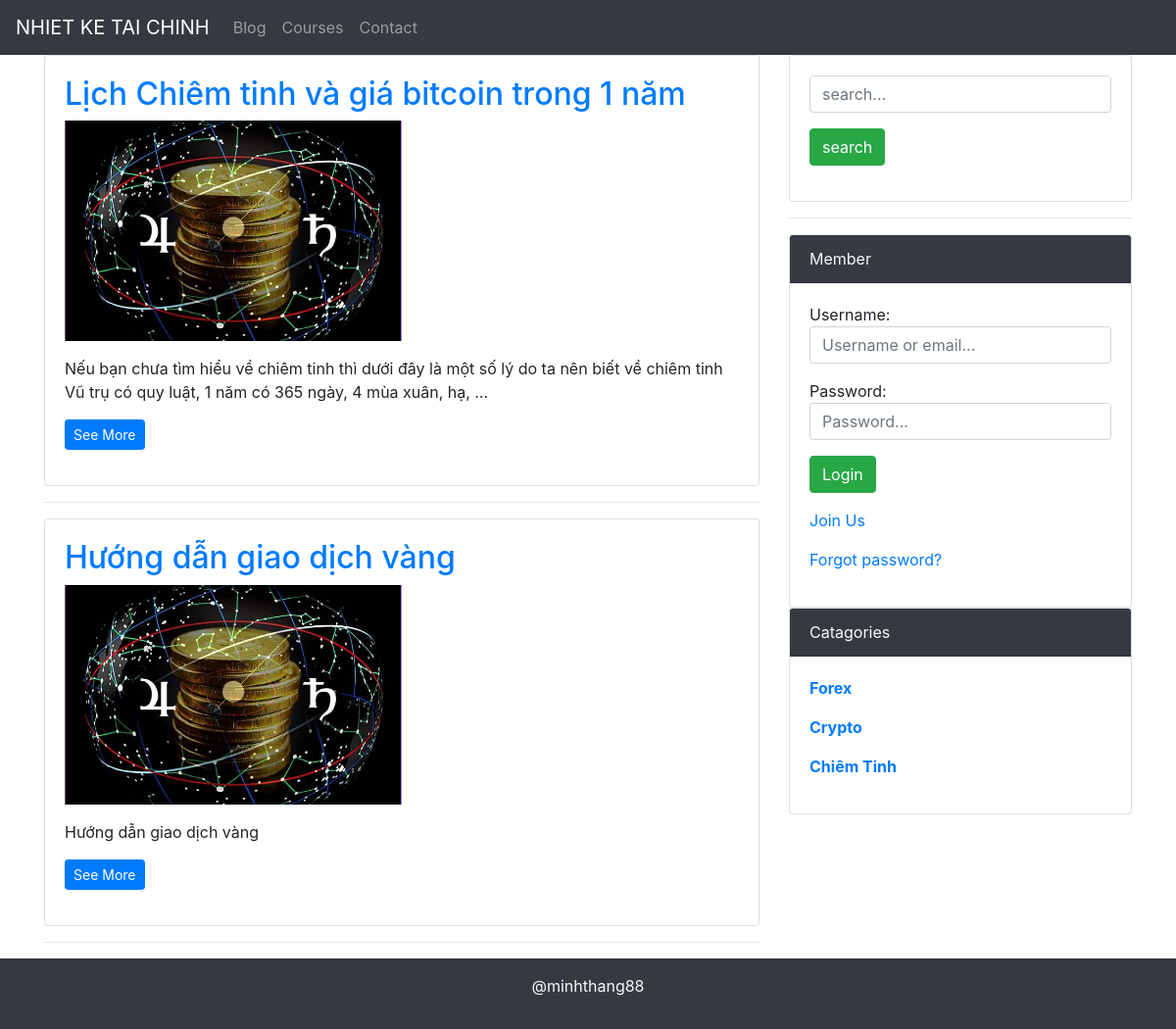
The app's page /category/forex with its own data.
### blog/models.py (models this page shows, shortened)
class PostModel(models.Model):
    title = models.CharField(max_length=255)
    category = models.ForeignKey(Category, on_delete=models.CASCADE, blank=True, null=True)
    image = models.FileField(blank=True, null=True)
    body = models.TextField()
    likes = models.ManyToManyField(User)
    slug = models.SlugField(blank=True, null=True)
    created_at = models.DateTimeField(auto_now_add=True)

class Category(models.Model):
    name = models.CharField(max_length=255)
    slug = models.SlugField(unique=True, blank=True, null=True)
    created_at = models.DateTimeField(auto_now_add=True)

### blog/views.py (the view)
# urls.py: path('category/<slug:slug>', PostByCategory.as_view(), name='post_category'),
class PostByCategory(View):
    def get(self, request, **kwargs):
        _slug = self.kwargs["slug"]
        _category = Category.objects.get(slug=_slug)
        posts = PostModel.objects.filter(category=_category)
        template_name = "blog/post_by_category.html"
        context = {"posts": posts, "categories": Category.objects.all()}
        return render(request, template_name, context)

### templates/blog/post_by_category.html
{% extends "base.html" %}
{% block content %}
{% for post in posts %}
<div class="card">
    <div class="card-body">
        <h2><a href="{% url 'post' post.slug %}">{{ post.title }}</a></h2>
        <p><a href="{% url 'post' post.slug %}"><img src="/media/{{ post.image }}" alt="" width="50%"></a></p>
        <p>{{ post.body|truncatechars:150 }}</p>
        <p><a href="{% url 'post' post.slug %}" class="btn btn-primary btn-sm">See More</a></p>
    </div>
</div>
<hr>
{% endfor %}
{% endblock %}

### templates/base.html (shortened to what this page needs)
<!DOCTYPE html>
<html lang="en">
<head>
    <link rel="stylesheet" href="https://maxcdn.bootstrapcdn.com/bootstrap/4.5.2/css/bootstrap.min.css">
</head>
<body>
<nav class="navbar navbar-expand-sm bg-dark navbar-dark">
    <a class="navbar-brand" href="#">NHIET KE TAI CHINH</a>
    <ul class="navbar-nav">
        <li class="nav-item">
            <a class="nav-link" href="{% url 'posts' %}">Blog</a>
        </li>
        <li class="nav-item">
            <a class="nav-link" href="{% url 'course' %}">Courses</a>
        </li>
        <li class="nav-item">
            <a class="nav-link" href="">Contact</a>
        </li>
    </ul>
</nav>
<div class="container">
    <div class="row">
        <div class="col-md-8">
            {% block content %}
            {% endblock %}
        </div>
        <div class="col-md-4">
            <div class="card">
                <div class="card-body">
                    <form action="{% url 'search' %}" method="get">
                        <p><input type="text" name="keyword" placeholder="search..." class="form-control"></p>
                        <p><input type="submit" class="btn btn-success" value="search"></p>
                    </form>
                </div>
            </div>
            <hr>
            {% if not user.is_authenticated %}
            <div class="card">
                <div class="card-header bg-dark text-light">Member</div>
                <div class="card-body">
                    <form action="{% url 'sidebar-login' %}" method="post">
                        <p>Username: <input type="text" name="username" class="form-control"
                                            placeholder="Username or email..."></p>
                        <p>Password: <input type="password" name="password" class="form-control"
                                            placeholder="Password..."></p>
                        <p><input type="submit" class="btn btn-success" value="Login"></p>
                        <p><a href="{% url 'register' %}">Join Us</a></p>
                        <p><a href="">Forgot password?</a></p>
                    </form>
                </div>
            </div>
            {% endif %}
            {% if categories %}
            <div class="card">
                <div class="card-header bg-dark text-light">Catagories</div>
                <div class="card-body">
                    {% for category in categories %}
                    <p><a href="{% url 'post_category' category.slug %}" class="font-weight-bold text-capitalize">{{ category.name }}</a></p>
                    {% endfor %}
                </div>
            </div>
            {% endif %}
        </div>
    </div>
</div>
<div class="container-fluid py-3 bg-dark text-light text-center">
    <p>@minhthang88</p>
</div>
</body>
</html>

### records on screen
PostModel: title "Lịch Chiêm tinh và giá bitcoin trong 1 năm", image (picture), body "Nếu bạn chưa tìm hiểu về chiêm tinh thì dưới đây là một số lý do ta nên biết về chiêm tinh Vũ trụ có quy luật, 1 năm có 365 ngày, 4 mùa xuân, hạ, …"
PostModel: title "Hướng dẫn giao dịch vàng", image (picture), body "Hướng dẫn giao dịch vàng"
Category: name "Forex"
Category: name "Crypto"
Category: name "Chiêm Tinh"
